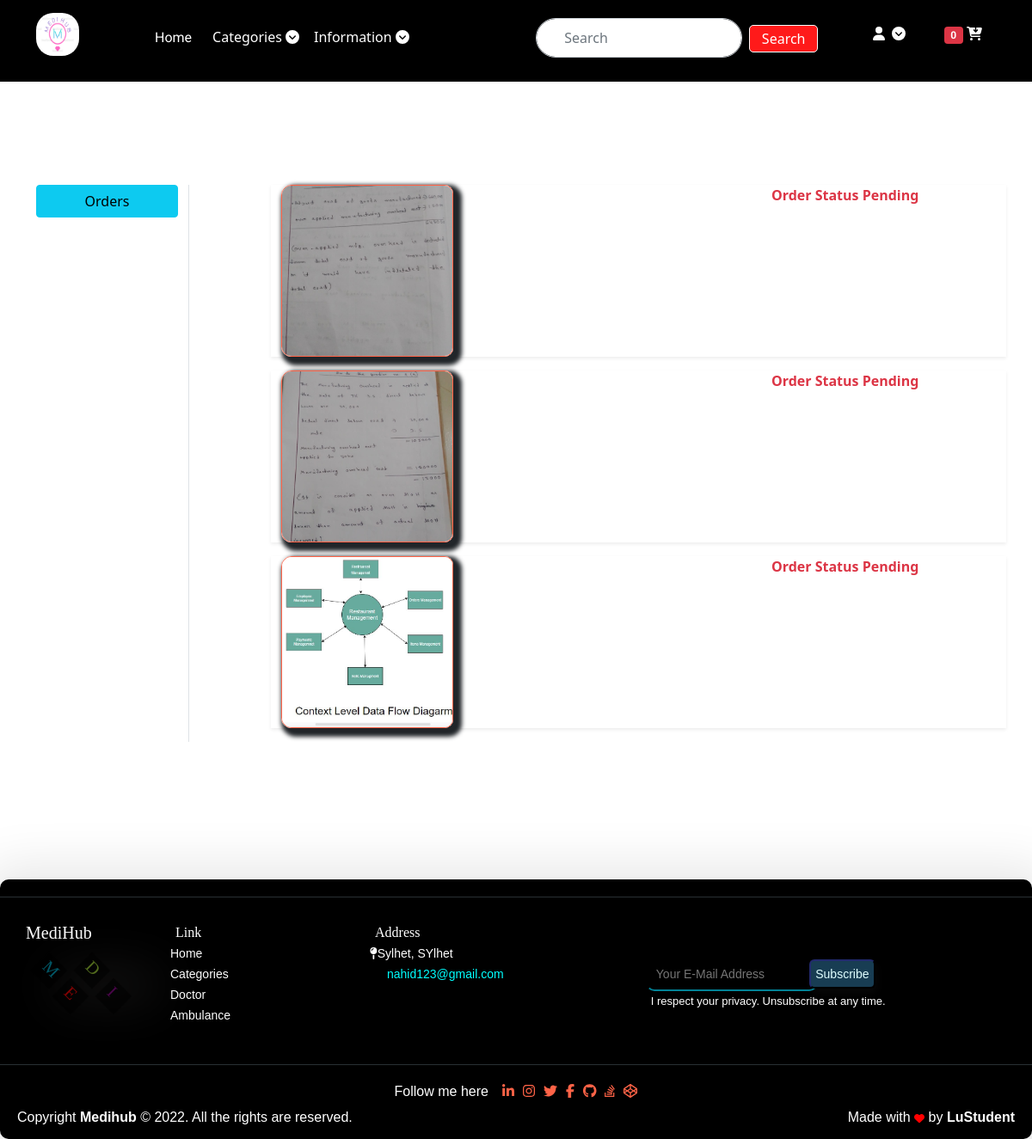
The app's page /prescription_order/ (signed in) with its own data.
### mediapp/models.py (models this page shows)
class UploadPrescription(models.Model):
    newuser = models.ForeignKey(User, on_delete=models.CASCADE, null=True)
    status = models.CharField(
        max_length=50, choices=STATUS_CHOICES, default="Pending")
    prescription_image = models.ImageField(upload_to='presimg')

### mediapp/views.py (the view)
# urls.py: path('prescription_order/', views.prescription_order,
@login_required
def prescription_order(request):
    op = UploadPrescription.objects.filter(newuser=request.user)
    if request.user.is_authenticated:
        cart = Cart.objects.filter(user=request.user)
    return render(request, 'app/prescription_order.html', {'order_placed': op, 'tcart': cart})

### mediapp/templates/app/prescription_order.html (shortened to what this page needs)
{% extends 'app/base.html' %} <br />
{% load static %} <br />
{% block main-content %} <br />
<div class="container my-5">
  <div class="row">
    <div class="col-sm-2 border-end">
      <ul class="list-unstyled">
        <li class="d-grid">
          <a href="{% url 'orders' %}" class="btn btn-info">Orders</a>
        </li>
      </ul>
    </div>
    <div class="col-sm-9 offset-sm-1">
      {% if order_placed %} {% for op in order_placed %}
      <div class="row shadow-sm mb-3 mainorder">
        <div class="col-sm-8">
          <img
            src="{{op.prescription_image.url}}"
            alt=""
            height="200"
            width="200"
            style="object-fit: cover"
          />
        </div>
        <div class="col-sm-3 fw-bold">
          <p class="text-danger">Order Status {{op.status}}</p>
        </div>
      </div>
      {% endfor %} {% else %}
      <div>
        <h1 class="text-danger">No Prescription There</h1>
      </div>
      {% endif %}
    </div>
  </div>
</div>
{% endblock main-content %}

### mediapp/static/app/css/main.css (style rules this page uses)
body { background-color: white; }

### mediapp/templates/app/prescription_order.html (style rules this page uses)
body { background: white; }
.mainorder img { border: 1px solid tomato; box-shadow: 5px 5px 5px 5px; border-radius: 12px 10px 10px 12px; }
.mainorder p { color: black; }

### records on screen
UploadPrescription: prescription_image (picture), status "Pending"
UploadPrescription: prescription_image (picture), status "Pending"
UploadPrescription: prescription_image (picture), status "Pending"

### other values on screen
{{ tcart|length }} "0"
